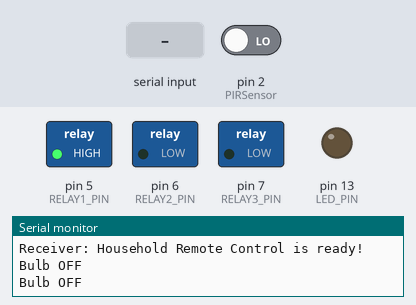
A sketch run on a simulated Arduino Mega 2560, built with avr-gcc and run on an emulated ATmega2560. On the bench: switched loads named in the sketch (green lamp = pin HIGH), output pins drawn as LEDs (lit = HIGH), the last lines printed to the serial monitor. Inputs (shaded band) come from the test bench; at power-on: pin 2 (PIRSensor) LOW.

Above: at 1.2 s.
1.3 s: "1" received over the second serial link
At 2.3 s:
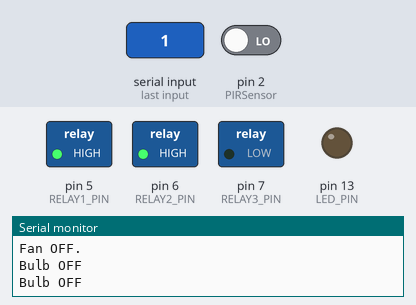
2.8 s: pin 2 (PIRSensor) driven HIGH
At 3.6 s:
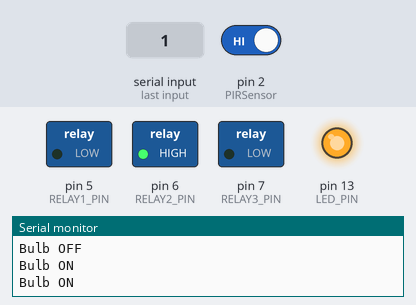
4.5 s: "3" received over the second serial link
At 4.8 s:
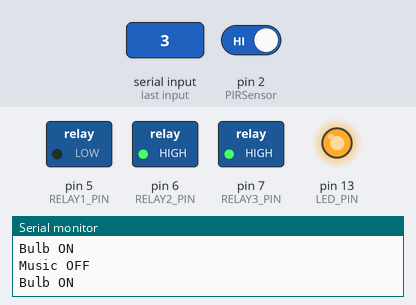
6.0 s: "0" received over the second serial link
At 7.1 s:
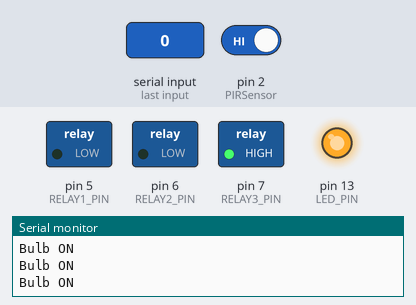
7.5 s: pin 2 (PIRSensor) driven LOW
At 8.3 s:
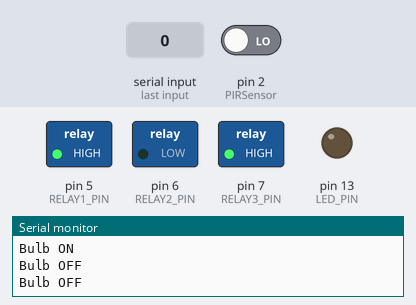
9.0 s: "1" received over the second serial link
At 9.4 s:
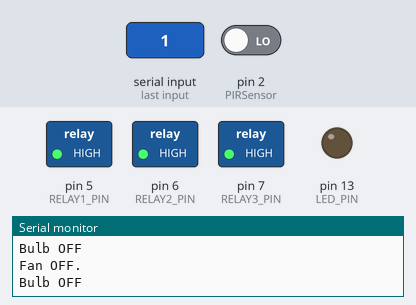
Timing chart, 0 to 11.5 s (numbered marks = the images above; inputs shaded):
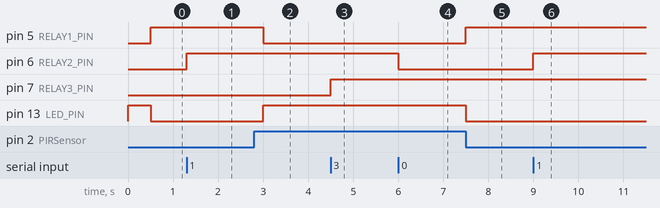

The sketch:

BLE_Receiver.ino
```cpp
//#include <SoftwareSerial.h>   // 引用程式庫

// Generally, you should use "unsigned long" for variables that hold time
// The value will quickly become too large for an int to store
unsigned long previousMillis = 0;        // will store last time LED was updated

// constants won't change :
const long interval = 500;           // interval at which to blink (milliseconds)

// 定義連接藍牙模組的序列埠
//SoftwareSerial BT(8, 9); // 接收腳, 傳送腳
char val;  // 儲存接收資料的變數
const byte LED_PIN = 13;  // 定義LED腳位
const byte RELAY1_PIN = 5; //Bulb
const byte RELAY2_PIN = 6; //Fan
const byte RELAY3_PIN = 7; //Music

const int PIRSensor = 2;     // 紅外線動作感測器連接的腳位
int sensorValue = 0;         // 紅外線動作感測器訊號變數

void setup() {
  // 設定HC-05藍牙模組，AT命令模式的連線速率。
  Serial.begin(38400);
  Serial1.begin(38400);
  pinMode(LED_PIN, OUTPUT);
  digitalWrite(LED_PIN, HIGH);
  pinMode(RELAY1_PIN, OUTPUT);
  pinMode(RELAY2_PIN, OUTPUT);
  pinMode(RELAY3_PIN, OUTPUT);
  pinMode(PIRSensor, INPUT);

  Serial.println("Receiver: Household Remote Control is ready!");
}

void loop() {

  unsigned long currentMillis = millis();

  if (currentMillis - previousMillis >= interval) {
    // save the last time you blinked the LED
    previousMillis = currentMillis;

    // 讀取 PIR Sensor 的狀態
    sensorValue = digitalRead(PIRSensor);
    // 判斷 PIR Sensor 的狀態
    if (sensorValue == HIGH) {  //Bulb ON
        digitalWrite(LED_PIN, HIGH);
        digitalWrite(RELAY1_PIN, LOW);
        // 回應命令發送端，告知「已開電燈泡、關LED燈」
        Serial.println("Bulb ON");
//        Serial1.println("Bulb ON");
    } else {  //Bulb OFF
        digitalWrite(LED_PIN, LOW);
        digitalWrite(RELAY1_PIN, HIGH);
        // 回應命令發送端，告知「已關電燈泡、開LED燈」
        Serial.println("Bulb OFF");
//        Serial1.println("Bulb OFF");
    }
  }

  // 若收到藍牙模組的資料，則送到「序列埠監控視窗」
  if (Serial1.available()) {
    val = Serial1.read();
    if (val == '0') { //Fan ON
      digitalWrite(RELAY2_PIN, LOW);
      Serial.println("Fan ON");
//      Serial1.println("Fan ON");
    } else if (val == '1') { //Fan OFF
      digitalWrite(RELAY2_PIN, HIGH);
      Serial.println("Fan OFF.");
//      Serial1.println("Fan OFF.");
    } else if (val == '2') { //Fan ON
      digitalWrite(RELAY3_PIN, LOW);
      Serial.println("Music ON");
//      Serial1.println("Music ON");
    } else if (val == '3') { //Fan OFF
      digitalWrite(RELAY3_PIN, HIGH);
      Serial.println("Music OFF");
//      Serial1.println("Music OFF");
    }
  }

}
```

Measured:
- after the input at 1.3 s, pin 6 (RELAY2_PIN): LOW → HIGH at once
- after the input at 2.8 s, pin 5 (RELAY1_PIN): HIGH → LOW after 0.20 s; pin 13 (LED_PIN): LOW → HIGH after 0.20 s
- after the input at 4.5 s, pin 7 (RELAY3_PIN): LOW → HIGH at once
- after the input at 6.0 s, pin 6 (RELAY2_PIN): HIGH → LOW at once
- after the input at 7.5 s, pin 5 (RELAY1_PIN): LOW → HIGH at once; pin 13 (LED_PIN): HIGH → LOW at once
- after the input at 9.0 s, pin 6 (RELAY2_PIN): LOW → HIGH at once
